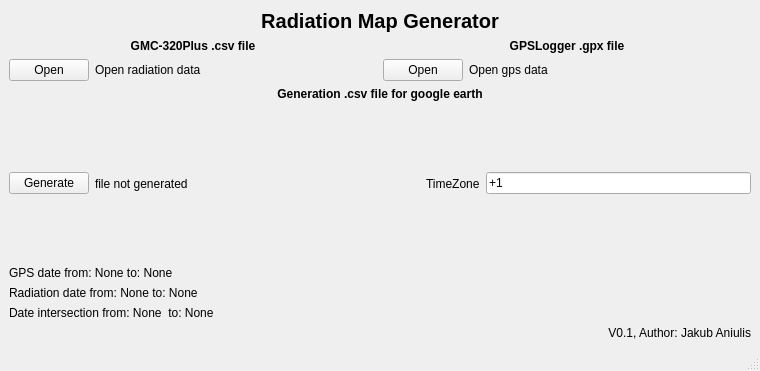
<?xml version="1.0" encoding="UTF-8"?>
<ui version="4.0">
 <class>MainWindow</class>
 <widget class="QMainWindow" name="MainWindow">
  <property name="geometry">
   <rect>
    <x>0</x>
    <y>0</y>
    <width>760</width>
    <height>371</height>
   </rect>
  </property>
  <property name="windowTitle">
   <string>RadiationMapGenerator</string>
  </property>
  <widget class="QWidget" name="centralwidget">
   <layout class="QVBoxLayout" name="verticalLayout">
    <item>
     <layout class="QVBoxLayout" name="verticalLayout_5">
      <item>
       <widget class="QLabel" name="name">
        <property name="sizePolicy">
         <sizepolicy hsizetype="Preferred" vsizetype="Maximum">
          <horstretch>0</horstretch>
          <verstretch>0</verstretch>
         </sizepolicy>
        </property>
        <property name="font">
         <font>
          <pointsize>15</pointsize>
          <weight>75</weight>
          <bold>true</bold>
         </font>
        </property>
        <property name="text">
         <string>Radiation Map Generator</string>
        </property>
        <property name="alignment">
         <set>Qt::AlignCenter</set>
        </property>
       </widget>
      </item>
      <item>
       <layout class="QHBoxLayout" name="horizontalLayout_3">
        <item>
         <layout class="QVBoxLayout" name="verticalLayout_2">
          <item>
           <widget class="QLabel" name="label">
            <property name="font">
             <font>
              <weight>75</weight>
              <bold>true</bold>
             </font>
            </property>
            <property name="autoFillBackground">
             <bool>false</bool>
            </property>
            <property name="text">
             <string>GMC-320Plus .csv file</string>
            </property>
            <property name="textFormat">
             <enum>Qt::AutoText</enum>
            </property>
            <property name="alignment">
             <set>Qt::AlignCenter</set>
            </property>
            <property name="buddy">
             <cstring>label</cstring>
            </property>
           </widget>
          </item>
          <item>
           <layout class="QHBoxLayout" name="horizontalLayout">
            <item>
             <widget class="QPushButton" name="radiationData">
              <property name="sizePolicy">
               <sizepolicy hsizetype="Maximum" vsizetype="Fixed">
                <horstretch>0</horstretch>
                <verstretch>0</verstretch>
               </sizepolicy>
              </property>
              <property name="text">
               <string>Open</string>
              </property>
             </widget>
            </item>
            <item>
             <widget class="QLabel" name="radiationStatus">
              <property name="text">
               <string>Open radiation data</string>
              </property>
             </widget>
            </item>
           </layout>
          </item>
         </layout>
        </item>
        <item>
         <layout class="QVBoxLayout" name="verticalLayout_3">
          <item>
           <widget class="QLabel" name="label_2">
            <property name="font">
             <font>
              <weight>75</weight>
              <bold>true</bold>
             </font>
            </property>
            <property name="text">
             <string>GPSLogger .gpx file</string>
            </property>
            <property name="alignment">
             <set>Qt::AlignCenter</set>
            </property>
            <property name="buddy">
             <cstring>label_2</cstring>
            </property>
           </widget>
          </item>
          <item>
           <layout class="QHBoxLayout" name="horizontalLayout_2">
            <item>
             <widget class="QPushButton" name="gpsData">
              <property name="sizePolicy">
               <sizepolicy hsizetype="Maximum" vsizetype="Fixed">
                <horstretch>0</horstretch>
                <verstretch>0</verstretch>
               </sizepolicy>
              </property>
              <property name="text">
               <string>Open</string>
              </property>
             </widget>
            </item>
            <item>
             <widget class="QLabel" name="gpsStatus">
              <property name="text">
               <string>Open gps data</string>
              </property>
             </widget>
            </item>
           </layout>
          </item>
         </layout>
        </item>
       </layout>
      </item>
      <item>
       <layout class="QHBoxLayout" name="horizontalLayout_4">
        <item>
         <layout class="QVBoxLayout" name="verticalLayout_4">
          <item>
           <widget class="QLabel" name="label_6">
            <property name="font">
             <font>
              <weight>75</weight>
              <bold>true</bold>
             </font>
            </property>
            <property name="text">
             <string>Generation .csv file for google earth</string>
            </property>
            <property name="alignment">
             <set>Qt::AlignCenter</set>
            </property>
           </widget>
          </item>
          <item>
           <layout class="QHBoxLayout" name="horizontalLayout_5">
            <item>
             <widget class="QPushButton" name="generate">
              <property name="sizePolicy">
               <sizepolicy hsizetype="Maximum" vsizetype="Fixed">
                <horstretch>0</horstretch>
                <verstretch>0</verstretch>
               </sizepolicy>
              </property>
              <property name="text">
               <string>Generate</string>
              </property>
             </widget>
            </item>
            <item>
             <widget class="QLabel" name="generateStatus">
              <property name="sizePolicy">
               <sizepolicy hsizetype="Expanding" vsizetype="Expanding">
                <horstretch>0</horstretch>
                <verstretch>0</verstretch>
               </sizepolicy>
              </property>
              <property name="text">
               <string>file not generated</string>
              </property>
              <property name="wordWrap">
               <bool>true</bool>
              </property>
             </widget>
            </item>
            <item>
             <layout class="QHBoxLayout" name="horizontalLayout_8">
              <item>
               <widget class="QLabel" name="label_3">
                <property name="text">
                 <string>TimeZone</string>
                </property>
               </widget>
              </item>
              <item>
               <widget class="QLineEdit" name="timeZone">
                <property name="text">
                 <string>+1</string>
                </property>
               </widget>
              </item>
             </layout>
            </item>
           </layout>
          </item>
         </layout>
        </item>
       </layout>
      </item>
     </layout>
    </item>
    <item>
     <layout class="QHBoxLayout" name="horizontalLayout_7">
      <item>
       <layout class="QVBoxLayout" name="verticalLayout_7">
        <item>
         <widget class="QLabel" name="GPSDate">
          <property name="text">
           <string>GPS date from: None to: None</string>
          </property>
         </widget>
        </item>
        <item>
         <widget class="QLabel" name="radiationDate">
          <property name="text">
           <string>Radiation date from: None to: None</string>
          </property>
         </widget>
        </item>
        <item>
         <widget class="QLabel" name="intersectionDate">
          <property name="sizePolicy">
           <sizepolicy hsizetype="Expanding" vsizetype="Preferred">
            <horstretch>0</horstretch>
            <verstretch>0</verstretch>
           </sizepolicy>
          </property>
          <property name="text">
           <string>Date intersection from: None  to: None</string>
          </property>
         </widget>
        </item>
       </layout>
      </item>
     </layout>
    </item>
    <item>
     <widget class="QLabel" name="label_7">
      <property name="sizePolicy">
       <sizepolicy hsizetype="Preferred" vsizetype="Maximum">
        <horstretch>0</horstretch>
        <verstretch>0</verstretch>
       </sizepolicy>
      </property>
      <property name="text">
       <string>V0.1, Author: Jakub Aniulis</string>
      </property>
      <property name="alignment">
       <set>Qt::AlignRight|Qt::AlignTrailing|Qt::AlignVCenter</set>
      </property>
     </widget>
    </item>
   </layout>
  </widget>
  <widget class="QStatusBar" name="statusbar"/>
 </widget>
 <resources/>
 <connections/>
</ui>
